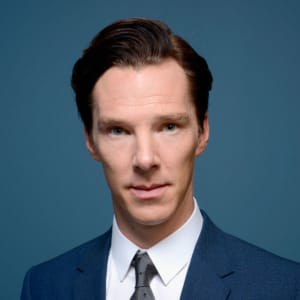
#> input picture photo.jpg, 300 x 300 px
$ jupyter execute haar_vizualization.ipynb   (shell and % lines are left out)
#> lines starting #> are read from the running program, lines starting #| are printed output that depends on the picture
[cell 1]
from lxml import etree
from multiprocessing import Pool, cpu_count
import time

import numpy as np
from scipy.signal import convolve2d
import matplotlib.pyplot as plt
import cv2

[cell 2]
cascade_path = "haarcascade_frontalface_default.xml"

with open(cascade_path) as f:
#> (reads haarcascade_frontalface_default.xml from the repository)
    xml = f.read()

[cell 3]
root = etree.fromstring(xml)

cascade = root.find("cascade")
width = int(cascade.find("width").text)
height = int(cascade.find("height").text)
features = cascade.find("features").getchildren()

[cell 4]
feature_matrices = np.zeros((len(features), height, width))
for i, feature in enumerate(features):
    cur_matrix = np.zeros((height, width))
    for rect in feature.find("rects").getchildren():
        line = rect.text.strip().split(" ")
        x1, y1, x2, y2 = map(int, line[:4])
        x1, x2 = min(x1, x2), max(x1, x2)
        y1, y2 = min(y1, y2), max(y1, y2)
        c = float(line[4])

        cur_matrix[y1:y2+1, x1:x2+1] = c

    feature_matrices[i] = cur_matrix

[cell 5]
stages = cascade.find("stages")
stages_list = []
for stage in stages.getchildren():
    if type(stage) == etree._Element:
        threshold = float(stage.find("stageThreshold").text)
        clfs = stage.find("weakClassifiers")

        classifiers = []
        for clf in clfs:
            internal_nodes = clf.find("internalNodes").text.strip().split(" ")
            feature_num = int(internal_nodes[2])
            feature_thresh = float(internal_nodes[3])

            leafs = clf.find("leafValues").text.strip().split(" ")
            less_leaf = float(leafs[0])
            greater_leaf = float(leafs[1])

            classifiers.append([feature_num, feature_thresh, less_leaf, greater_leaf])

        stages_list.append([threshold, classifiers])

[cell 6]
len(stages_list)

[cell 7]
image = cv2.imread("photo.jpg", 0)
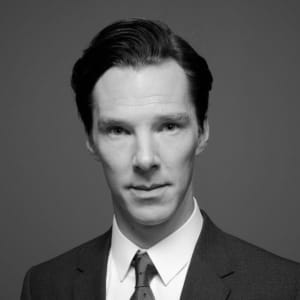
#> image: shape (300, 300); min 0, max 255, mean 89.4
image_height, image_width = image.shape[:2]
#> image_height = 300; image_width = 300
plt.imshow(image)
